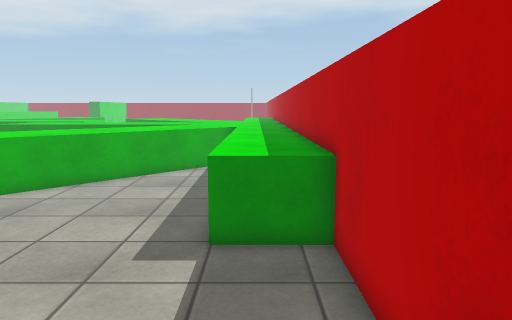
[1] (above)

16 first-person views from a walk through a Unity game level. The camera is 1.5 m above the floor, tilts 8° down and sees 70° across. The floor is counted in squares, 0.5 m on a side. Each view is taken from the middle of a square. On the plan, view 1 faces up. The plan holds only what a view shows up to about 20 squares ahead; the rest is blank. The place goes on beyond the plan. Surface patterns are stand-ins for the level's own textures.

[2]
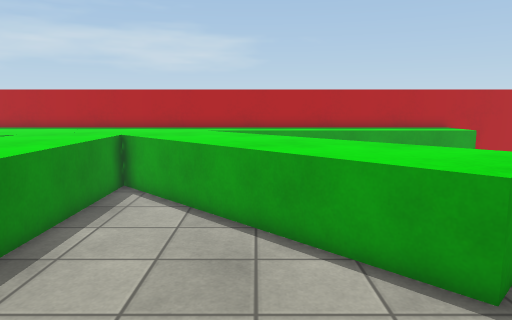

[3]
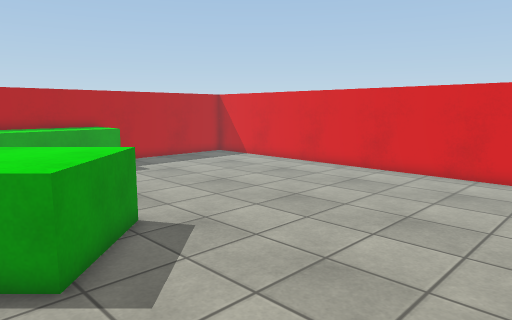

[4]
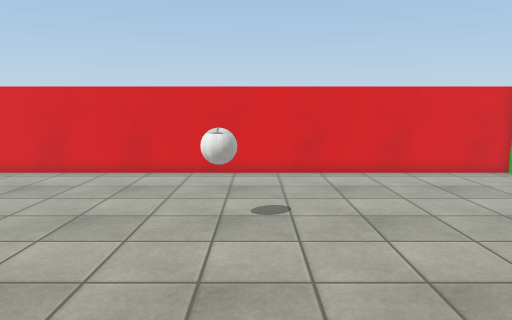

[5]
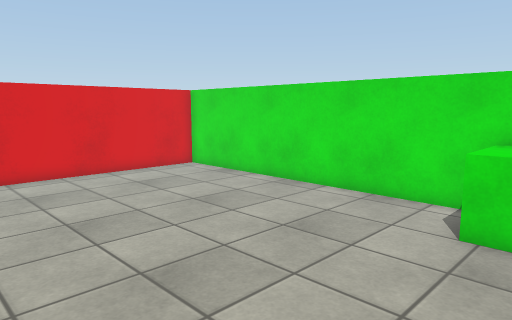

[6]
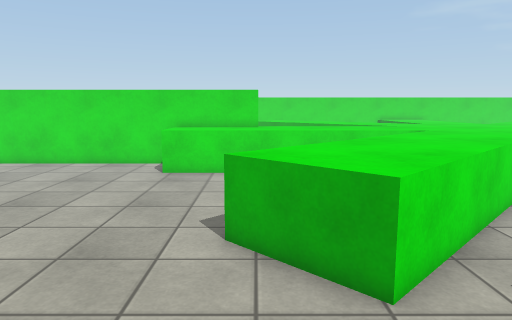

[7]
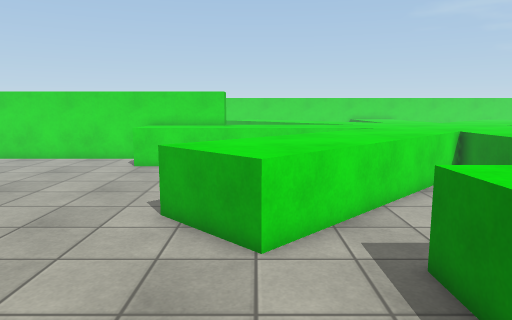

[8]
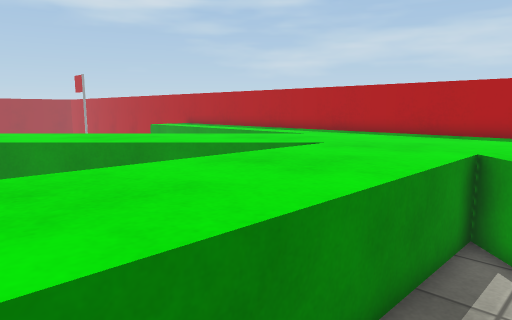

[9]
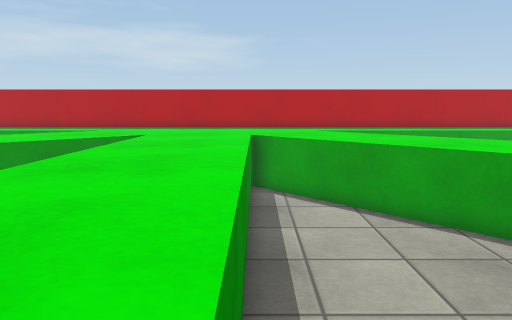

[10]
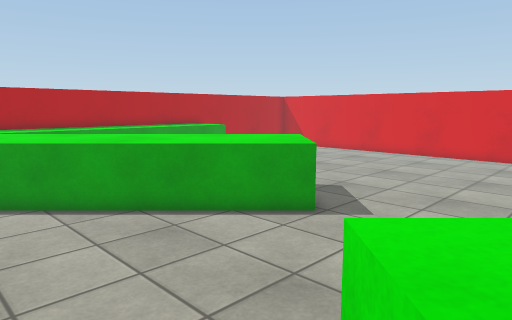

[11]
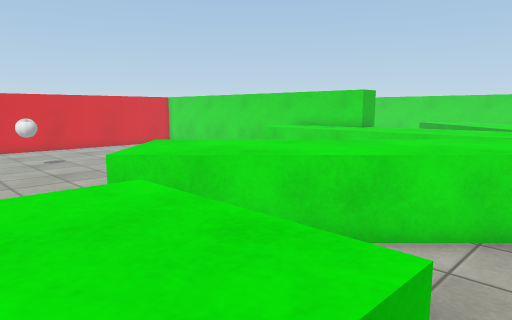

[12]
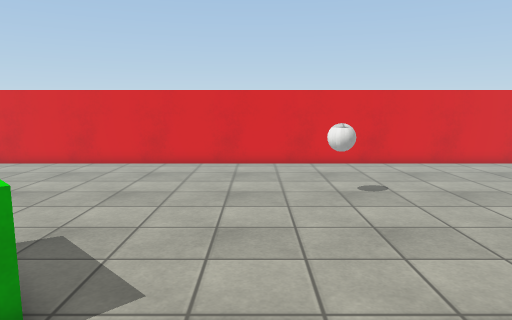

[13]
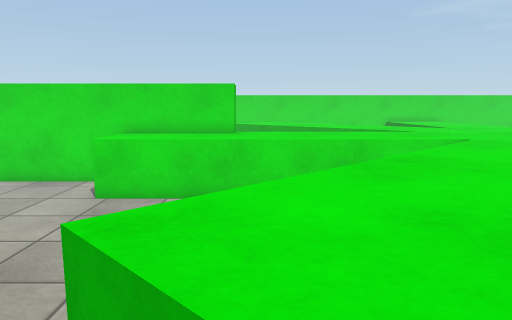

[14]
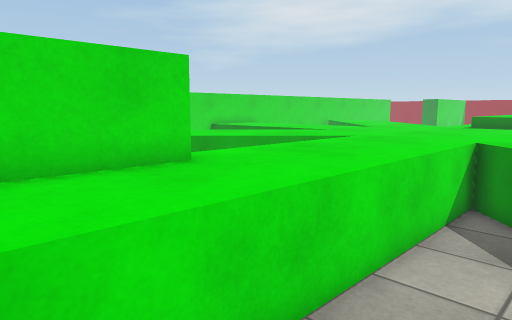

[15]
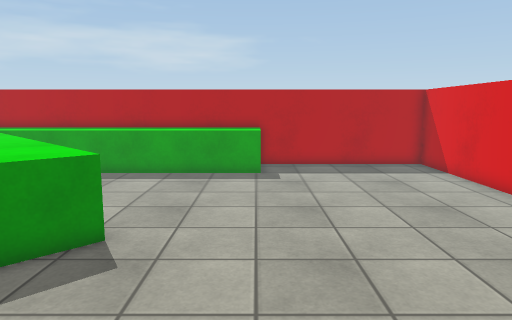

[16]
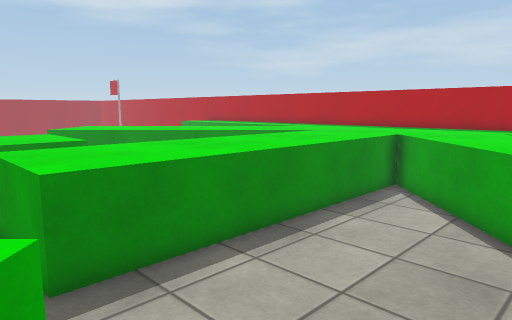

### Floor plan
Key: @ floor where view 1 was taken; # wall or solid block; . floor; = window, fence, low wall or low ledge; ^ raised ledge; O other object.
Columns run from 32 left of view 1 to 2 right of it. Each row starts with its distance up from view 1.
 34 ^^^                  ^^^^^^^   ^^^#
 33 ^^^^             ^^   ^^^^^^^  ^^^#
 32 ^^^^^            ^^    ^^^^^^^ ^^^#
 31 ^^^^^^^          ^^     ^^^^^^^^^^#
 30 ^^^^^^^^^       ^^^      ^^^^^^^^^#
 29 ^^^^^^^^^^      ^^^       ^^^^^^^^#
 28 ^^^^^^^^          .        ^^^^^^^#
 27 ^^^^^^^^^.....  ^^^^^^^^^^^^^^^^^^#
 26 ^^^^^^^^^^....  ^^^^^^^^^^^^^^^^^^#
 25 ^^^^^^^^^^^...  ^^^^^^^^^^^^^^^^^^#
 24 ^^^^.^^^^^^^....^^^^^^^^^^^^^^^^^^#
 23 ^^^^..^^^^^^^...^^^^^^^^^^^^^^^^^^#
 22 ^^^^.. ^^^^^^^.............^^^^^^^#
 21 ^^^^..  ^^^^^^^...........^^^^^^^^#
 20 ^^^^..   ^^^^^^=.........^^^^^^^^^#
 19 ^^^^..    ^^^^^.........^^^^^^.^^^#
 18 ^^^^.      ^^^.........^^^^^^..^^^#
 17 #^^^........=.........^^^^^^...^^^#
 16 #^^^.................^^^^^^....^^^#
 15 #^^^................^^^^^^.....^^^#
 14 #^^^...............=^^^^^......^^^#
 13 #....................^^^.......^^^#
 12 #....................#^#.......^^^#
 11 #.....................=........^^^#
 10 #..............................^^^#
  9 #..............................^^^#
  8 #..............................^^^#
  7 #............O....................#
  6 #............O....................#
  5 #.................................#
  4 #.................................#
  3 #.................................#
  2 #.................................#
  1 #.................................#
  0 #...............................@.#
 -1 ###################################

Where each view was taken, in squares from view 1:
view 1: 0 up, 0 right, facing up
view 2: 18 up, 18 left, facing right
view 3: 16 up, 19 left, facing down-right
view 4: 16 up, 20 left, facing down
view 5: 16 up, 20 left, facing down-left
view 6: 18 up, 12 left, facing left
view 7: 20 up, 10 left, facing left
view 8: 21 up, 13 left, facing up-right
view 9: 23 up, 18 left, facing right
view 10: 23 up, 19 left, facing down-right
view 11: 28 up, 14 left, facing down-left
view 12: 19 up, 16 left, facing down
view 13: 19 up, 17 left, facing left
view 14: 14 up, 26 left, facing up-left
view 15: 8 up, 18 left, facing right
view 16: 17 up, 18 left, facing up-right
